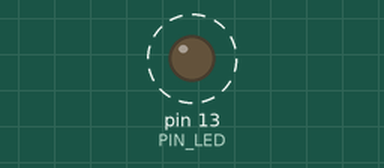
Recording of a sketch running on a simulated Arduino Uno, built with avr-gcc and run on an emulated ATmega328P. Shown: output pins drawn as LEDs (lit = HIGH). Dashed ring = blinking. What the sketch prints to the serial monitor is not drawn.

Above: at 0.5 s.
Timing chart, 0 to 4.6 s (numbered marks = the images above):
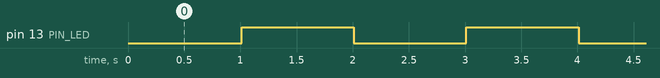

Measured:
- by itself, pin 13 (PIN_LED): alternates HIGH for 1.0 s and LOW for 1.0 s

The sketch:

01_LED.ino
```cpp
# define PIN_LED  13  // Define LED pin as 13.

void setup()
{
  Serial.begin(115200);
  pinMode(PIN_LED, OUTPUT);
  delay(10);
}

void loop()
{
  digitalWrite(PIN_LED, LOW); // LED on.
  Serial.println("LED on");
  delay(1000); // delay 1s.
  digitalWrite(PIN_LED, HIGH);   // LED off.
  Serial.println("LED off");
  delay(1000); // delay 1s.
}
```
